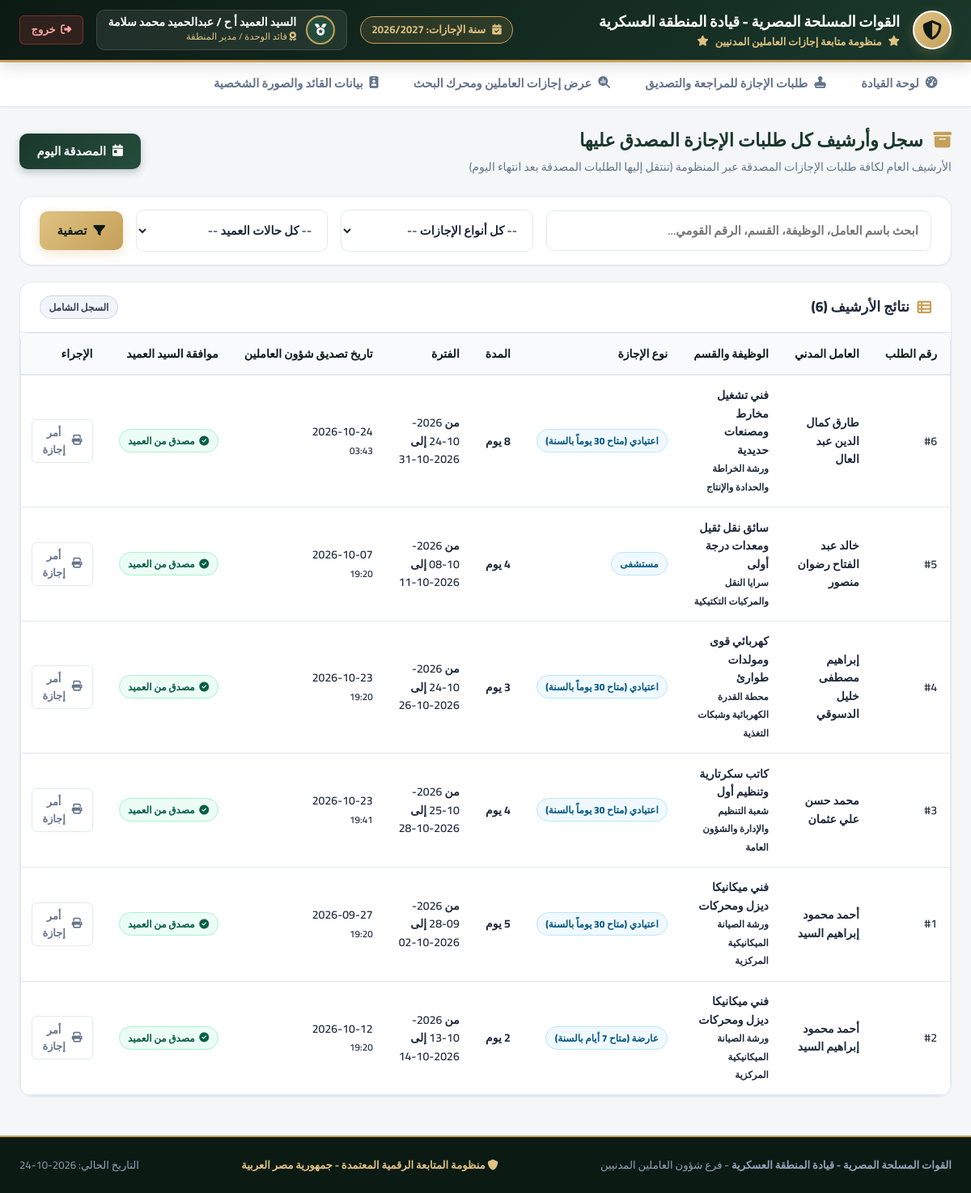
/hr/all-approved/ (signed in), run on the app's committed database.
### leaves_management/models.py (models this page shows, shortened)
class UserProfile(models.Model):
    ROLE_CHOICES = [
        ('worker', 'العامل المدني'),
        ('hr_manager', 'مدير شئون العاملين'),
        ('commander', 'مدير المنطقة (العميد)'),
    ]
    user = models.OneToOneField(User, on_delete=models.CASCADE, related_name='profile')
    role = models.CharField(max_length=20, choices=ROLE_CHOICES, verbose_name="نوع الحساب")
    full_name = models.CharField(max_length=150, verbose_name="الاسم بالكامل")
    job_title = models.CharField(max_length=150, verbose_name="الوظيفة / المنصب")
    department = models.CharField(max_length=150, default="قيادة المنطقة العسكرية", verbose_name="القسم / الوحدة")
    phone = models.CharField(max_length=20, blank=True, verbose_name="رقم الهاتف")
    avatar = models.ImageField(upload_to='avatars/', null=True, blank=True, verbose_name="الصورة الشخصية")
    class Meta:
        verbose_name = "ملف المستخدم"
        verbose_name_plural = "ملفات المستخدمين"

class LeaveRequest(models.Model):
    LEAVE_TYPE_CHOICES = [
        ('regular', 'اعتيادي (متاح 30 يوماً بالسنة)'),
        ('casual', 'عارضة (متاح 7 أيام بالسنة)'),
        ('hospital', 'مستشفى'),
        ('sick', 'مرضي'),
        ('permission', 'إذن (متاح إذنان بالسنة)'),
        ('mission', 'مأمورية'),
    ]
    HR_STATUS_CHOICES = [
        ('pending', 'قيد انتظار تصديق شؤون العاملين'),
        ('endorsed', 'مصدق من مدير شؤون العاملين'),
        ('rejected', 'غير مصدق من شؤون العاملين'),
    ]
    COMMANDER_STATUS_CHOICES = [
        ('pending', 'قيد انتظار تصديق السيد العميد'),
        ('approved', 'مصدق ومعتمد من السيد العميد'),
        ('rejected', 'مرفوض من السيد العميد'),
    ]
    worker = models.ForeignKey(
        CivilianWorker,
        on_delete=models.CASCADE,
        related_name='leave_requests',
        null=True,
        blank=True,
        verbose_name="العامل المدني"
    )
    is_manager_request = models.BooleanField(default=False, verbose_name="طلب خاص بمدير شئون العاملين")
    applicant_name = models.CharField(max_length=150, verbose_name="اسم الموظف / العامل")
    applicant_job = models.CharField(max_length=150, verbose_name="الوظيفة")
    applicant_department = models.CharField(max_length=150, blank=True, verbose_name="القسم / الورشة")
    applicant_phone = models.CharField(max_length=20, blank=True, verbose_name="رقم الهاتف")
    leave_type = models.CharField(max_length=20, choices=LEAVE_TYPE_CHOICES, verbose_name="نوع الإجازة")
    start_date = models.DateField(verbose_name="من تاريخ")
    end_date = models.DateField(verbose_name="إلى تاريخ")
    days_count = models.PositiveIntegerField(default=1, verbose_name="المدة بالأيام")
    permission_hours = models.CharField(max_length=50, blank=True, verbose_name="مدة الإذن بالساعات (إن وجد)")
    leave_year = models.CharField(max_length=20, verbose_name="السنة التأمينية / الإجازات (من 1/7 إلى 30/6)")
    reason = models.TextField(blank=True, verbose_name="سبب الإجازة / جهة التوجه")
    address_during_leave = models.CharField(max_length=250, blank=True, verbose_name="عنوان الإقامة أثناء الإجازة")
    substitute_worker = models.CharField(max_length=150, blank=True, verbose_name="القائم بالعمل بدلاً منه")
    created_at = models.DateTimeField(auto_now_add=True, verbose_name="تاريخ تقديم الطلب")
    hr_status = models.CharField(max_length=20, choices=HR_STATUS_CHOICES, default='pending', verbose_name="حالة مدير شئون العاملين")
    hr_endorsed_at = models.DateTimeField(null=True, blank=True, verbose_name="تاريخ تصديق شؤون العاملين")
    hr_endorsed_by = models.CharField(max_length=150, blank=True, verbose_name="اسم مصدق شؤون العاملين")
    hr_notes = models.TextField(blank=True, verbose_name="ملاحظات شؤون العاملين")
    commander_status = models.CharField(max_length=20, choices=COMMANDER_STATUS_CHOICES, default='pending', verbose_name="حالة السيد العميد")
    commander_decided_at = models.DateTimeField(null=True, blank=True, verbose_name="تاريخ قرار السيد العميد")
    commander_decided_by = models.CharField(max_length=150, default="السيد العميد أ ح / عبدالحميد محمد سلامة", verbose_name="اسم القائد المصدق")
    commander_notes = models.TextField(blank=True, verbose_name="توجيهات / ملاحظات السيد العميد")
    class Meta:
        verbose_name = "طلب إجازة"
        verbose_name_plural = "طلبات الإجازات"
        ordering = ['-created_at']

### leaves_management/views.py (the view)
        def wrapper(request, *args, **kwargs):
            if not request.user.is_authenticated:
                return redirect('login')
            try:
                role = request.user.profile.role
            except Exception:
                role = 'worker'
            if role not in allowed_roles:
                messages.warning(request, 'عفواً، لا تملك الصلاحية للوصول إلى هذه الصفحة.')
                return redirect_by_role(request.user)
            return view_func(request, *args, **kwargs)

### templates/hr/all_approved.html (shortened to what this page needs)
{% extends 'base.html' %}
{% block content %}
<div class="all-approved-container">
    <div style="display: flex; justify-content: space-between; align-items: center; flex-wrap: wrap; gap: 1rem; margin-bottom: 1.5rem;">
        <div>
            <h2 style="font-size: 1.4rem; font-weight: 900; color: var(--mil-green);">
                <i class="fa-solid fa-box-archive" style="color: var(--mil-gold); margin-left: 0.5rem;"></i>
                سجل وأرشيف كل طلبات الإجازة المصدق عليها
            </h2>
            <p style="color: var(--text-secondary); font-size: 0.88rem; margin-top: 0.25rem;">
                الأرشيف العام لكافة طلبات الإجازات المصدقة عبر المنظومة (تنتقل إليها الطلبات المصدقة بعد انتهاء اليوم)
            </p>
        </div>
        <div>
            <a href="{% url 'hr_today_endorsed' %}" class="btn btn-primary">
                <i class="fa-solid fa-calendar-day"></i> المصدقة اليوم
            </a>
        </div>
    </div>
    <div class="mil-card" style="margin-bottom: 1.25rem;">
        <div class="mil-card-body" style="padding: 1rem 1.5rem;">
            <form method="GET" action="{% url 'hr_all_approved' %}" style="display: flex; gap: 1rem; flex-wrap: wrap; align-items: center;">
                <div style="flex: 2; min-width: 240px;">
                    <input type="text" name="q" class="form-control" placeholder="ابحث باسم العامل، الوظيفة، القسم، الرقم القومي..." value="{{ query }}">
                </div>
                <div style="flex: 1; min-width: 160px;">
                    <select name="leave_type" class="form-select">
                        <option value="">-- كل أنواع الإجازات --</option>
                    </select>
                </div>
                <div style="flex: 1; min-width: 160px;">
                    <select name="commander_status" class="form-select">
                        <option value="">-- كل حالات العميد --</option>
                    </select>
                </div>
                <div>
                    <button type="submit" class="btn btn-gold">
                        <i class="fa-solid fa-filter"></i> تصفية
                    </button>
                </div>
            </form>
        </div>
    </div>
    <div class="mil-card">
        <div class="mil-card-header">
            <div class="mil-card-title">
                <i class="fa-solid fa-table-list"></i>
                نتائج الأرشيف ({{ count }})
            </div>
            <span class="badge badge-dark">السجل الشامل</span>
        </div>
        <div class="mil-card-body" style="padding: 0;">
            <div class="table-responsive">
                <table class="mil-table">
                    <thead>
                        <tr>
                            <th>رقم الطلب</th>
                            <th>العامل المدني</th>
                            <th>الوظيفة والقسم</th>
                            <th>نوع الإجازة</th>
                            <th>المدة</th>
                            <th>الفترة</th>
                            <th>تاريخ تصديق شؤون العاملين</th>
                            <th>موافقة السيد العميد</th>
                            <th>الإجراء</th>
                        </tr>
                    </thead>
                    <tbody>
                        {% if requests %}
                            {% for req in requests %}
                            <tr>
                                <td>#{{ req.id }}</td>
                                <td>
                                    <strong>{{ req.applicant_name }}</strong>
                                </td>
                                <td>
                                    <div>{{ req.applicant_job }}</div>
                                    <small class="text-muted">{{ req.applicant_department }}</small>
                                </td>
                                <td><span class="badge badge-info">{{ req.get_leave_type_display }}</span></td>
                                <td>
                                    <strong>{{ req.days_count }}</strong> يوم
                                </td>
                                <td>من {{ req.start_date|date:"Y-m-d" }} إلى {{ req.end_date|date:"Y-m-d" }}</td>
                                <td>
                                    <div>{{ req.hr_endorsed_at|date:"Y-m-d" }}</div>
                                    <small class="text-muted">{{ req.hr_endorsed_at|date:"H:i" }}</small>
                                </td>
                                <td>
                                    {% if req.commander_status == 'approved' %}
                                    <span class="badge badge-success">
                                        <i class="fa-solid fa-circle-check"></i> مصدق من العميد
                                    </span>
                                    {% elif req.commander_status == 'rejected' %}
                                    <span class="badge badge-danger">
                                        <i class="fa-solid fa-circle-xmark"></i> مرفوض
                                    </span>
                                    {% else %}
                                    <span class="badge badge-warning">
                                        <i class="fa-solid fa-hourglass"></i> قيد المراجعة
                                    </span>
                                    {% endif %}
                                </td>
                                <td>
                                    {% if req.commander_status == 'approved' %}
                                    <a href="{% url 'print_leave_order' req.id %}" target="_blank" class="btn btn-sm btn-outline">
                                        <i class="fa-solid fa-print"></i> أمر إجازة
                                    </a>
                                    {% else %}
                                    <span class="text-muted" style="font-size: 0.8rem;">-</span>
                                    {% endif %}
                                </td>
                            </tr>
                            {% endfor %}
                        {% endif %}
                    </tbody>
                </table>
            </div>
        </div>
    </div>
</div>
{% endblock %}

### templates/base.html (shortened to what this page needs)
<!DOCTYPE html>
<html lang="ar" dir="rtl">
<head>
    <link rel="stylesheet" href="https://cdnjs.cloudflare.com/ajax/libs/font-awesome/6.5.1/css/all.min.css">
    <link rel="stylesheet" href="/static/css/style.css">
</head>
<body>
    <header class="military-topbar">
        <div class="topbar-content">
            <div class="brand-section">
                <div class="eagle-emblem">
                    <i class="fa-solid fa-shield-halved"></i>
                </div>
                <div class="brand-titles">
                    <h1>{{ military_command }}</h1>
                    <div class="subtitle">
                        <i class="fa-solid fa-star"></i>
                        <span>{{ system_title }}</span>
                        <i class="fa-solid fa-star"></i>
                    </div>
                </div>
            </div>
            <div class="header-meta">
                <div class="leave-year-badge" title="السنة المالية والإجازات الرسمية (تبدأ من شهر 7 لشهر 7 في السنة التالية)">
                    <i class="fa-solid fa-calendar-check"></i>
                    <span>سنة الإجازات: <strong>{{ current_leave_year }}</strong></span>
                </div>
                {% if user.is_authenticated %}
                <div class="user-badge-header">
                    {% if user_profile and user_profile.avatar %}
                    <img src="{{ user_profile.avatar.url }}" alt="Avatar" class="user-avatar-sm">
                    {% else %}
                    <div class="user-avatar-sm">
                        {% if user_profile.role == 'commander' %}
                        <i class="fa-solid fa-medal"></i>
                        {% elif user_profile.role == 'hr_manager' %}
                        <i class="fa-solid fa-user-tie"></i>
                        {% else %}
                        <i class="fa-solid fa-id-card"></i>
                        {% endif %}
                    </div>
                    {% endif %}
                    <div class="user-meta-header">
                        <div class="name">{{ user_profile.full_name|default:user.username }}</div>
                        <div class="role-tag">
                            {% if user_profile.role == 'commander' %}
                            <i class="fa-solid fa-award"></i> قائد الوحدة / مدير المنطقة
                            {% elif user_profile.role == 'hr_manager' %}
                            <i class="fa-solid fa-briefcase"></i> مدير شؤون العاملين
                            {% else %}
                            <i class="fa-solid fa-users"></i> بوابة العامل المدني
                            {% endif %}
                        </div>
                    </div>
                </div>
                <a href="{% url 'logout' %}" class="btn-logout" title="تسجيل الخروج">
                    <i class="fa-solid fa-right-from-bracket"></i>
                    <span>خروج</span>
                </a>
                {% endif %}
            </div>
        </div>
    </header>
    {% if user.is_authenticated %}
    <nav class="military-nav">
        <div class="nav-container">
            {% if user_profile.role == 'worker' %}
                <a href="{% url 'worker_dashboard' %}" class="nav-link {% if request.resolver_match.url_name == 'worker_dashboard' %}active{% endif %}">
                    <i class="fa-solid fa-file-pen"></i>
                    <span>بوابة تقديم ومتابعة الإجازات</span>
                </a>
            {% elif user_profile.role == 'commander' %}
                <a href="{% url 'commander_dashboard' %}" class="nav-link {% if request.resolver_match.url_name == 'commander_dashboard' %}active{% endif %}">
                    <i class="fa-solid fa-gauge-high"></i>
                    <span>لوحة القيادة</span>
                </a>
                <a href="{% url 'commander_requests' %}" class="nav-link {% if request.resolver_match.url_name == 'commander_requests' %}active{% endif %}">
                    <i class="fa-solid fa-stamp"></i>
                    <span>طلبات الإجازة للمراجعة والتصديق</span>
                </a>
                <a href="{% url 'commander_all_leaves' %}" class="nav-link {% if request.resolver_match.url_name == 'commander_all_leaves' %}active{% endif %}">
                    <i class="fa-solid fa-magnifying-glass-chart"></i>
                    <span>عرض إجازات العاملين ومحرك البحث</span>
                </a>
                <a href="{% url 'commander_profile' %}" class="nav-link {% if request.resolver_match.url_name == 'commander_profile' %}active{% endif %}">
                    <i class="fa-solid fa-id-badge"></i>
                    <span>بيانات القائد والصورة الشخصية</span>
                </a>
            {% endif %}
        </div>
    </nav>
    {% endif %}
    <main class="main-wrapper">
        {% block content %}{% endblock %}
    </main>
    <footer class="military-footer">
        <div class="footer-content">
            <div>
                <strong>{{ military_command }}</strong> - {{ unit_branch }}
            </div>
            <div class="footer-creds">
                <i class="fa-solid fa-shield"></i> منظومة المتابعة الرقمية المعتمدة - جمهورية مصر العربية
            </div>
            <div>
                التاريخ الحالي: {{ today_date|date:"Y-m-d" }}
            </div>
        </div>
    </footer>
</body>
</html>

### data on the page
UserProfile: full_name "السيد العميد أ ح / عبدالحميد محمد سلامة"
LeaveRequest: id "6", applicant_name "طارق كمال الدين عبد العال", applicant_job "فني تشغيل مخارط ومصنعات حديدية", applicant_department "ورشة الخراطة والحدادة والإنتاج", leave_type "اعتيادي (متاح 30 يوماً بالسنة)", days_count "8", start_date "2026-10-24", end_date "2026-10-31", hr_endorsed_at "2026-10-24", hr_endorsed_at "03:43", commander_status "approved" (drawn)
LeaveRequest: id "5", applicant_name "خالد عبد الفتاح رضوان منصور", applicant_job "سائق نقل ثقيل ومعدات درجة أولى", applicant_department "سرايا النقل والمركبات التكتيكية", leave_type "مستشفى", days_count "4", start_date "2026-10-08", end_date "2026-10-11", hr_endorsed_at "2026-10-07", hr_endorsed_at "19:20", commander_status "approved" (drawn)
LeaveRequest: id "4", applicant_name "إبراهيم مصطفى خليل الدسوقي", applicant_job "كهربائي قوى ومولدات طوارئ", applicant_department "محطة القدرة الكهربائية وشبكات التغذية", leave_type "اعتيادي (متاح 30 يوماً بالسنة)", days_count "3", start_date "2026-10-24", end_date "2026-10-26", hr_endorsed_at "2026-10-23", hr_endorsed_at "19:20", commander_status "approved" (drawn)
LeaveRequest: id "3", applicant_name "محمد حسن علي عثمان", applicant_job "كاتب سكرتارية وتنظيم أول", applicant_department "شعبة التنظيم والإدارة والشؤون العامة", leave_type "اعتيادي (متاح 30 يوماً بالسنة)", days_count "4", start_date "2026-10-25", end_date "2026-10-28", hr_endorsed_at "2026-10-23", hr_endorsed_at "19:41", commander_status "approved" (drawn)
LeaveRequest: id "1", applicant_name "أحمد محمود إبراهيم السيد", applicant_job "فني ميكانيكا ديزل ومحركات", applicant_department "ورشة الصيانة الميكانيكية المركزية", leave_type "اعتيادي (متاح 30 يوماً بالسنة)", days_count "5", start_date "2026-09-28", end_date "2026-10-02", hr_endorsed_at "2026-09-27", hr_endorsed_at "19:20", commander_status "approved" (drawn)
LeaveRequest: id "2", applicant_name "أحمد محمود إبراهيم السيد", applicant_job "فني ميكانيكا ديزل ومحركات", applicant_department "ورشة الصيانة الميكانيكية المركزية", leave_type "عارضة (متاح 7 أيام بالسنة)", days_count "2", start_date "2026-10-13", end_date "2026-10-14", hr_endorsed_at "2026-10-12", hr_endorsed_at "19:20", commander_status "approved" (drawn)

### other printed values
{{ military_command }} "القوات المسلحة المصرية - قيادة المنطقة العسكرية"
{{ system_title }} "منظومة متابعة إجازات العاملين المدنيين"
{{ current_leave_year }} "2026/2027"
{{ count }} "6"
{{ unit_branch }} "فرع شؤون العاملين المدنيين"
{{ today_date|date:"Y-m-d" }} "2026-10-24"
